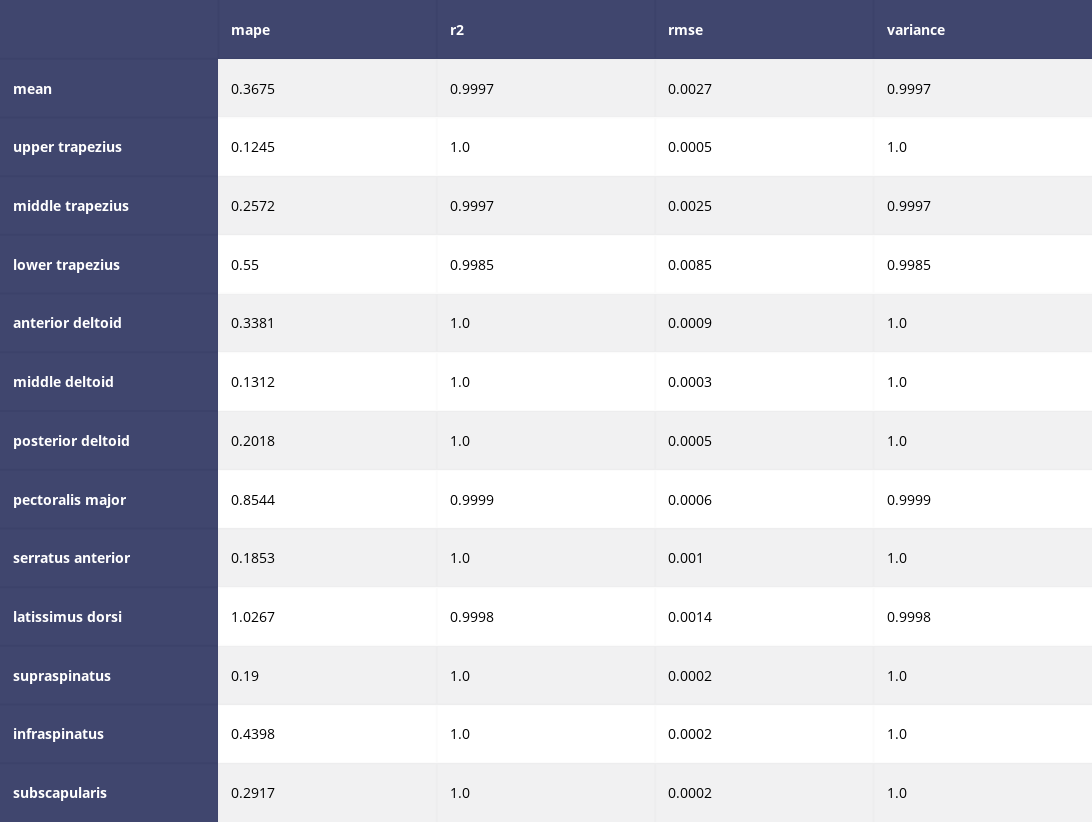

Write notebook code for a chart like this one.
### Markdown cell above
# 9. Summary

### Code cell
summary_report = pd.DataFrame(report).T
summary_report.index = ['mean'] + conf['MUSCLES']

table_report = mvc.plot.regression_report(np.round(summary_report, decimals=4))
py.iplot(table_report, filename='mvc/table_report')

### Figure 1 — Plotly figure (JSON) as saved in the notebook; plotly's stock layout.template omitted (floating-point values rounded to 4 significant figures)
{"data": [{"colorscale": [[0, "#00083e"], [0.5, "#ededee"], [1, "#ffffff"]], "hoverinfo": "none", "opacity": 0.75, "showscale": false, "type": "heatmap", "z": [[0, 0, 0, 0, 0], [0, 0.5, 0.5, 0.5, 0.5], [0, 1, 1, 1, 1], [0, 0.5, 0.5, 0.5, 0.5], [0, 1, 1, 1, 1], [0, 0.5, 0.5, 0.5, 0.5], [0, 1, 1, 1, 1], [0, 0.5, 0.5, 0.5, 0.5], [0, 1, 1, 1, 1], [0, 0.5, 0.5, 0.5, 0.5], [0, 1, 1, 1, 1], [0, 0.5, 0.5, 0.5, 0.5], [0, 1, 1, 1, 1], [0, 0.5, 0.5, 0.5, 0.5]], "zauto": true, "zmax": 1, "zmin": 0}], "layout": {"annotations": [{"align": "left", "font": {"color": "#ffffff"}, "showarrow": false, "text": "<b></b>", "x": -0.45, "xanchor": "left", "xref": "x", "y": 0, "yref": "y"}, {"align": "left", "font": {"color": "#ffffff"}, "showarrow": false, "text": "<b>mape</b>", "x": 0.55, "xanchor": "left", "xref": "x", "y": 0, "yref": "y"}, {"align": "left", "font": {"color": "#ffffff"}, "showarrow": false, "text": "<b>r2</b>", "x": 1.55, "xanchor": "left", "xref": "x", "y": 0, "yref": "y"}, {"align": "left", "font": {"color": "#ffffff"}, "showarrow": false, "text": "<b>rmse</b>", "x": 2.55, "xanchor": "left", "xref": "x", "y": 0, "yref": "y"}, {"align": "left", "font": {"color": "#ffffff"}, "showarrow": false, "text": "<b>variance</b>", "x": 3.55, "xanchor": "left", "xref": "x", "y": 0, "yref": "y"}, {"align": "left", "font": {"color": "#ffffff"}, "showarrow": false, "text": "<b>mean</b>", "x": -0.45, "xanchor": "left", "xref": "x", "y": 1, "yref": "y"}, {"align": "left", "font": {"color": "#000000"}, "showarrow": false, "text": "0.3675", "x": 0.55, "xanchor": "left", "xref": "x", "y": 1, "yref": "y"}, {"align": "left", "font": {"color": "#000000"}, "showarrow": false, "text": "0.9997", "x": 1.55, "xanchor": "left", "xref": "x", "y": 1, "yref": "y"}, {"align": "left", "font": {"color": "#000000"}, "showarrow": false, "text": "0.0027", "x": 2.55, "xanchor": "left", "xref": "x", "y": 1, "yref": "y"}, {"align": "left", "font": {"color": "#000000"}, "showarrow": false, "text": "0.9997", "x": 3.55, "xanchor": "left", "xref": "x", "y": 1, "yref": "y"}, {"align": "left", "font": {"color": "#ffffff"}, "showarrow": false, "text": "<b>upper trapezius</b>", "x": -0.45, "xanchor": "left", "xref": "x", "y": 2, "yref": "y"}, {"align": "left", "font": {"color": "#000000"}, "showarrow": false, "text": "0.1245", "x": 0.55, "xanchor": "left", "xref": "x", "y": 2, "yref": "y"}, {"align": "left", "font": {"color": "#000000"}, "showarrow": false, "text": "1.0", "x": 1.55, "xanchor": "left", "xref": "x", "y": 2, "yref": "y"}, {"align": "left", "font": {"color": "#000000"}, "showarrow": false, "text": "0.0005", "x": 2.55, "xanchor": "left", "xref": "x", "y": 2, "yref": "y"}, {"align": "left", "font": {"color": "#000000"}, "showarrow": false, "text": "1.0", "x": 3.55, "xanchor": "left", "xref": "x", "y": 2, "yref": "y"}, {"align": "left", "font": {"color": "#ffffff"}, "showarrow": false, "text": "<b>middle trapezius</b>", "x": -0.45, "xanchor": "left", "xref": "x", "y": 3, "yref": "y"}, {"align": "left", "font": {"color": "#000000"}, "showarrow": false, "text": "0.2572", "x": 0.55, "xanchor": "left", "xref": "x", "y": 3, "yref": "y"}, {"align": "left", "font": {"color": "#000000"}, "showarrow": false, "text": "0.9997", "x": 1.55, "xanchor": "left", "xref": "x", "y": 3, "yref": "y"}, {"align": "left", "font": {"color": "#000000"}, "showarrow": false, "text": "0.0025", "x": 2.55, "xanchor": "left", "xref": "x", "y": 3, "yref": "y"}, {"align": "left", "font": {"color": "#000000"}, "showarrow": false, "text": "0.9997", "x": 3.55, "xanchor": "left", "xref": "x", "y": 3, "yref": "y"}, {"align": "left", "font": {"color": "#ffffff"}, "showarrow": false, "text": "<b>lower trapezius</b>", "x": -0.45, "xanchor": "left", "xref": "x", "y": 4, "yref": "y"}, {"align": "left", "font": {"color": "#000000"}, "showarrow": false, "text": "0.55", "x": 0.55, "xanchor": "left", "xref": "x", "y": 4, "yref": "y"}, {"align": "left", "font": {"color": "#000000"}, "showarrow": false, "text": "0.9985", "x": 1.55, "xanchor": "left", "xref": "x", "y": 4, "yref": "y"}, {"align": "left", "font": {"color": "#000000"}, "showarrow": false, "text": "0.0085", "x": 2.55, "xanchor": "left", "xref": "x", "y": 4, "yref": "y"}, {"align": "left", "font": {"color": "#000000"}, "showarrow": false, "text": "0.9985", "x": 3.55, "xanchor": "left", "xref": "x", "y": 4, "yref": "y"}, {"align": "left", "font": {"color": "#ffffff"}, "showarrow": false, "text": "<b>anterior deltoid</b>", "x": -0.45, "xanchor": "left", "xref": "x", "y": 5, "yref": "y"}, {"align": "left", "font": {"color": "#000000"}, "showarrow": false, "text": "0.3381", "x": 0.55, "xanchor": "left", "xref": "x", "y": 5, "yref": "y"}, {"align": "left", "font": {"color": "#000000"}, "showarrow": false, "text": "1.0", "x": 1.55, "xanchor": "left", "xref": "x", "y": 5, "yref": "y"}, {"align": "left", "font": {"color": "#000000"}, "showarrow": false, "text": "0.0009", "x": 2.55, "xanchor": "left", "xref": "x", "y": 5, "yref": "y"}, {"align": "left", "font": {"color": "#000000"}, "showarrow": false, "text": "1.0", "x": 3.55, "xanchor": "left", "xref": "x", "y": 5, "yref": "y"}, {"align": "left", "font": {"color": "#ffffff"}, "showarrow": false, "text": "<b>middle deltoid</b>", "x": -0.45, "xanchor": "left", "xref": "x", "y": 6, "yref": "y"}, {"align": "left", "font": {"color": "#000000"}, "showarrow": false, "text": "0.1312", "x": 0.55, "xanchor": "left", "xref": "x", "y": 6, "yref": "y"}, {"align": "left", "font": {"color": "#000000"}, "showarrow": false, "text": "1.0", "x": 1.55, "xanchor": "left", "xref": "x", "y": 6, "yref": "y"}, {"align": "left", "font": {"color": "#000000"}, "showarrow": false, "text": "0.0003", "x": 2.55, "xanchor": "left", "xref": "x", "y": 6, "yref": "y"}, {"align": "left", "font": {"color": "#000000"}, "showarrow": false, "text": "1.0", "x": 3.55, "xanchor": "left", "xref": "x", "y": 6, "yref": "y"}, {"align": "left", "font": {"color": "#ffffff"}, "showarrow": false, "text": "<b>posterior deltoid</b>", "x": -0.45, "xanchor": "left", "xref": "x", "y": 7, "yref": "y"}, {"align": "left", "font": {"color": "#000000"}, "showarrow": false, "text": "0.2018", "x": 0.55, "xanchor": "left", "xref": "x", "y": 7, "yref": "y"}, {"align": "left", "font": {"color": "#000000"}, "showarrow": false, "text": "1.0", "x": 1.55, "xanchor": "left", "xref": "x", "y": 7, "yref": "y"}, {"align": "left", "font": {"color": "#000000"}, "showarrow": false, "text": "0.0005", "x": 2.55, "xanchor": "left", "xref": "x", "y": 7, "yref": "y"}, {"align": "left", "font": {"color": "#000000"}, "showarrow": false, "text": "1.0", "x": 3.55, "xanchor": "left", "xref": "x", "y": 7, "yref": "y"}, {"align": "left", "font": {"color": "#ffffff"}, "showarrow": false, "text": "<b>pectoralis major</b>", "x": -0.45, "xanchor": "left", "xref": "x", "y": 8, "yref": "y"}, {"align": "left", "font": {"color": "#000000"}, "showarrow": false, "text": "0.8544", "x": 0.55, "xanchor": "left", "xref": "x", "y": 8, "yref": "y"}, {"align": "left", "font": {"color": "#000000"}, "showarrow": false, "text": "0.9999", "x": 1.55, "xanchor": "left", "xref": "x", "y": 8, "yref": "y"}, {"align": "left", "font": {"color": "#000000"}, "showarrow": false, "text": "0.0006", "x": 2.55, "xanchor": "left", "xref": "x", "y": 8, "yref": "y"}, {"align": "left", "font": {"color": "#000000"}, "showarrow": false, "text": "0.9999", "x": 3.55, "xanchor": "left", "xref": "x", "y": 8, "yref": "y"}, {"align": "left", "font": {"color": "#ffffff"}, "showarrow": false, "text": "<b>serratus anterior</b>", "x": -0.45, "xanchor": "left", "xref": "x", "y": 9, "yref": "y"}, {"align": "left", "font": {"color": "#000000"}, "showarrow": false, "text": "0.1853", "x": 0.55, "xanchor": "left", "xref": "x", "y": 9, "yref": "y"}, {"align": "left", "font": {"color": "#000000"}, "showarrow": false, "text": "1.0", "x": 1.55, "xanchor": "left", "xref": "x", "y": 9, "yref": "y"}, {"align": "left", "font": {"color": "#000000"}, "showarrow": false, "text": "0.001", "x": 2.55, "xanchor": "left", "xref": "x", "y": 9, "yref": "y"}, {"align": "left", "font": {"color": "#000000"}, "showarrow": false, "text": "1.0", "x": 3.55, "xanchor": "left", "xref": "x", "y": 9, "yref": "y"}, {"align": "left", "font": {"color": "#ffffff"}, "showarrow": false, "text": "<b>latissimus dorsi</b>", "x": -0.45, "xanchor": "left", "xref": "x", "y": 10, "yref": "y"}, {"align": "left", "font": {"color": "#000000"}, "showarrow": false, "text": "1.0267", "x": 0.55, "xanchor": "left", "xref": "x", "y": 10, "yref": "y"}, {"align": "left", "font": {"color": "#000000"}, "showarrow": false, "text": "0.9998", "x": 1.55, "xanchor": "left", "xref": "x", "y": 10, "yref": "y"}, {"align": "left", "font": {"color": "#000000"}, "showarrow": false, "text": "0.0014", "x": 2.55, "xanchor": "left", "xref": "x", "y": 10, "yref": "y"}, {"align": "left", "font": {"color": "#000000"}, "showarrow": false, "text": "0.9998", "x": 3.55, "xanchor": "left", "xref": "x", "y": 10, "yref": "y"}, {"align": "left", "font": {"color": "#ffffff"}, "showarrow": false, "text": "<b>supraspinatus</b>", "x": -0.45, "xanchor": "left", "xref": "x", "y": 11, "yref": "y"}, {"align": "left", "font": {"color": "#000000"}, "showarrow": false, "text": "0.19", "x": 0.55, "xanchor": "left", "xref": "x", "y": 11, "yref": "y"}, {"align": "left", "font": {"color": "#000000"}, "showarrow": false, "text": "1.0", "x": 1.55, "xanchor": "left", "xref": "x", "y": 11, "yref": "y"}, {"align": "left", "font": {"color": "#000000"}, "showarrow": false, "text": "0.0002", "x": 2.55, "xanchor": "left", "xref": "x", "y": 11, "yref": "y"}, {"align": "left", "font": {"color": "#000000"}, "showarrow": false, "text": "1.0", "x": 3.55, "xanchor": "left", "xref": "x", "y": 11, "yref": "y"}, {"align": "left", "font": {"color": "#ffffff"}, "showarrow": false, "text": "<b>infraspinatus</b>", "x": -0.45, "xanchor": "left", "xref": "x", "y": 12, "yref": "y"}, {"align": "left", "font": {"color": "#000000"}, "showarrow": false, "text": "0.4398", "x": 0.55, "xanchor": "left", "xref": "x", "y": 12, "yref": "y"}, {"align": "left", "font": {"color": "#000000"}, "showarrow": false, "text": "1.0", "x": 1.55, "xanchor": "left", "xref": "x", "y": 12, "yref": "y"}, {"align": "left", "font": {"color": "#000000"}, "showarrow": false, "text": "0.0002", "x": 2.55, "xanchor": "left", "xref": "x", "y": 12, "yref": "y"}, {"align": "left", "font": {"color": "#000000"}, "showarrow": false, "text": "1.0", "x": 3.55, "xanchor": "left", "xref": "x", "y": 12, "yref": "y"}, {"align": "left", "font": {"color": "#ffffff"}, "showarrow": false, "text": "<b>subscapularis</b>", "x": -0.45, "xanchor": "left", "xref": "x", "y": 13, "yref": "y"}, {"align": "left", "font": {"color": "#000000"}, "showarrow": false, "text": "0.2917", "x": 0.55, "xanchor": "left", "xref": "x", "y": 13, "yref": "y"}, {"align": "left", "font": {"color": "#000000"}, "showarrow": false, "text": "1.0", "x": 1.55, "xanchor": "left", "xref": "x", "y": 13, "yref": "y"}, {"align": "left", "font": {"color": "#000000"}, "showarrow": false, "text": "0.0002", "x": 2.55, "xanchor": "left", "xref": "x", "y": 13, "yref": "y"}, {"align": "left", "font": {"color": "#000000"}, "showarrow": false, "text": "1.0", "x": 3.55, "xanchor": "left", "xref": "x", "y": 13, "yref": "y"}], "font": {"size": 14}, "height": 822, "hovermode": "closest", "margin": {"b": 0, "l": 0, "r": 0, "t": 0}, "width": 1096, "xaxis": {"autorange": true, "dtick": 1, "gridwidth": 2, "range": [-0.5, 4.5], "showticklabels": false, "tick0": -0.5, "ticks": "", "zeroline": false}, "yaxis": {"autorange": true, "dtick": 1, "gridwidth": 2, "range": [13.5, -0.5], "showticklabels": false, "tick0": 0.5, "ticks": "", "zeroline": false}}}
